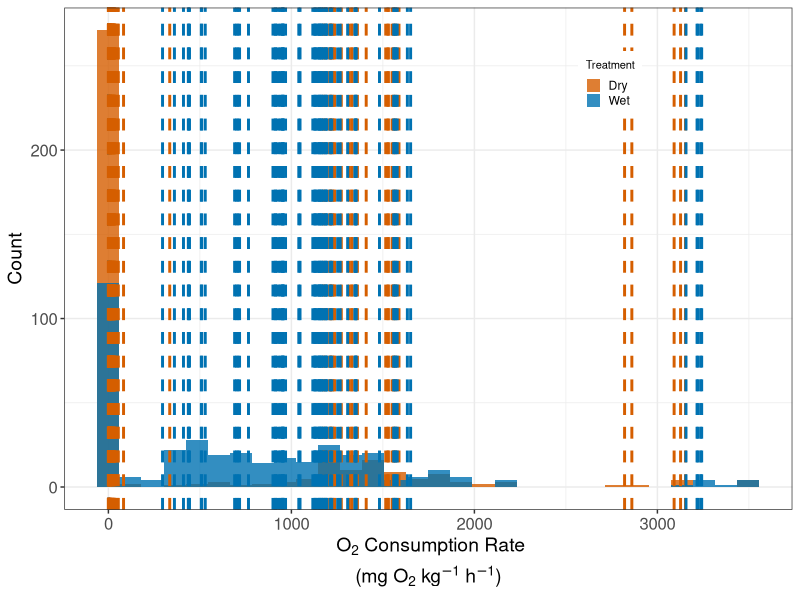
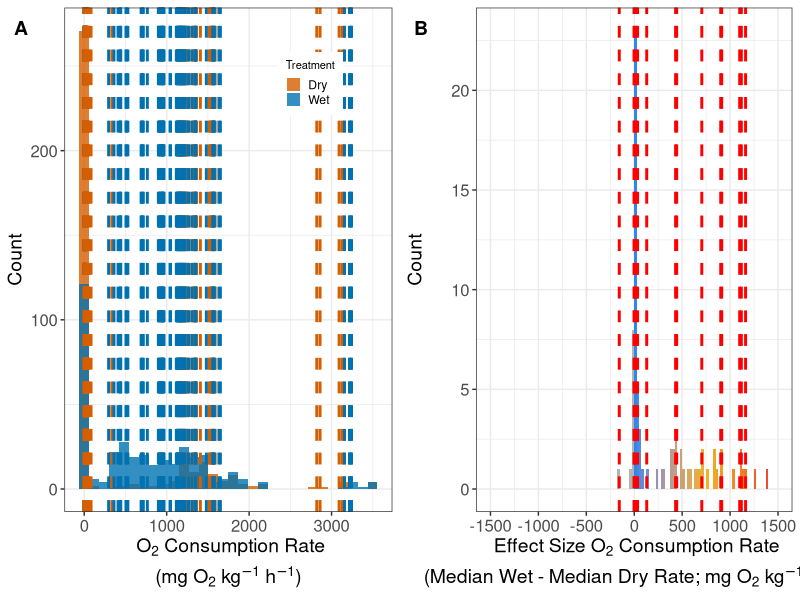
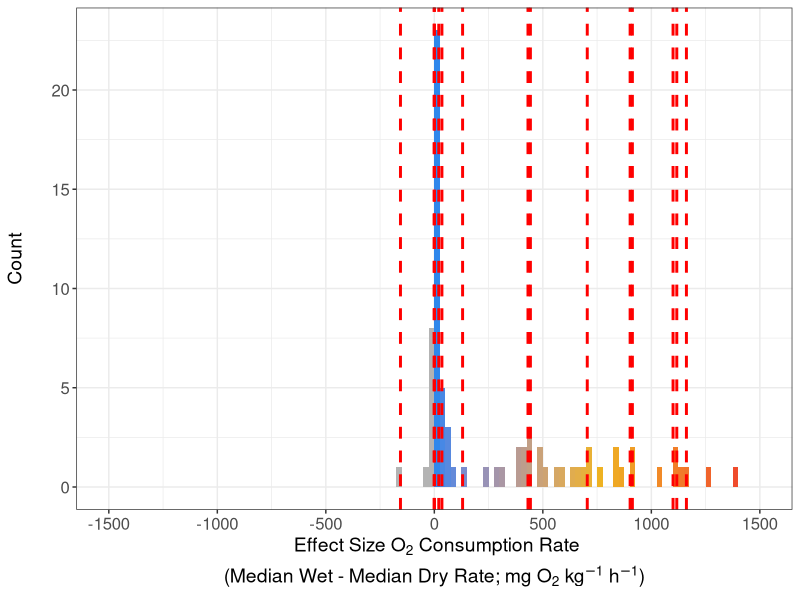

Source code (R) for these figures, in order: (Note: this script raises an error after producing the figures.)
# This script makes histogram figures for ECA physical manuscript
library(tidyverse); library(ggpubr)
rm(list=ls()); graphics.off()

# Functions ---------------------------------------------------------------
# Transformation for normalization is cube root - have to cube root then add sign back to value to make it positive or negative
cube_root <- function(x) sign(x) * (abs(x))^(1/3)

## Read in/Merge Data for Histograms -------------------------------------
# Individual Rate data for histograms ####
all_data = read.csv("Data/EC_Sediment_SpC_pH_Temp_Respiration.csv", skip = 2) %>%
  filter(grepl("EC", Sample_Name)) %>%
  filter(!grepl("EC_011|EC_012|EC_023|EC_052|EC_053|EC_057", Sample_Name)) %>%  
  filter(Respiration_Rate_mg_DO_per_kg_per_H != -9999) %>% # removes overexposed samples, missing replicates
  select(-c(Field_Name, IGSN, Material))

ev_data = read.csv("Data/WHONDRS_EV_Data_Package/Sample_Data/WHONDRS_EV_Sediment_SpC_pH_Temp_Respiration.csv", skip = 2) %>%
  filter(grepl("EV", Sample_Name)) %>%
  filter(Respiration_Rate_mg_DO_per_kg_per_H != -9999) %>% # removes overexposed samples, missing replicates
  select(-c(Field_Name, IGSN, Material))

all_data = rbind(all_data, ev_data) 
all_data = all_data %>%
  mutate(Respiration_Rate_mg_DO_per_kg_per_H = (as.numeric(Respiration_Rate_mg_DO_per_kg_per_H))*-1)

# Reading in metadata from both files to get river type
metadata = read.csv("Data/EC_Field_Metadata.csv") %>%
  select(c(Parent_ID, Intermittent_or_Perennial))
metadata2 = read.csv("Data/WHONDRS_EV_Data_Package/WHONDRS_EV_Field_Metadata.csv") %>%
  select(c(Parent_ID, Intermittent_or_Perennial))
metadata = rbind(metadata, metadata2)

all_data_with_metadata = all_data %>%
  mutate(Parent_ID = str_extract(Sample_Name, "^[^_]+_[^_]+")) %>%  # Extract "EC_005" from "EC_005_INC-D1"
  left_join(metadata, by = "Parent_ID")

# Check merge
print("All data with metadata:")
print(head(all_data_with_metadata %>% select(Sample_Name, Parent_ID, Intermittent_or_Perennial)))
print(paste("Number of intermittent samples in all_data:", sum(all_data_with_metadata$Intermittent_or_Perennial == "Intermittent", na.rm = TRUE)))

## Effect Size Data for histograms ####
effect = read.csv("Data/EC_Sediment_Effect_Size.csv", skip = 2) %>%
  filter(grepl("EC", Sample_Name)) %>%
  filter(!grepl("EC_011|EC_012|EC_023|EC_052|EC_053|EC_057", Sample_Name)) %>%
  select(c(Sample_Name, Effect_Size_Respiration_Rate_mg_DO_per_kg_per_H)) %>%
  mutate(Effect_Size_Respiration_Rate_mg_DO_per_kg_per_H = (as.numeric(Effect_Size_Respiration_Rate_mg_DO_per_kg_per_H))*-1)

effect_ev = read.csv("Data/WHONDRS_EV_Data_Package/Sample_Data/WHONDRS_EV_Sediment_Effect_Size.csv", skip = 2) %>%
  filter(grepl("EV", Sample_Name)) %>%
  select(c(Sample_Name, Effect_Size_Respiration_Rate_mg_DO_per_kg_per_H = Effect_Size_Median_Respiration_Rate_mg_DO_per_kg_per_H)) %>%
  mutate(Effect_Size_Respiration_Rate_mg_DO_per_kg_per_H = (as.numeric(Effect_Size_Respiration_Rate_mg_DO_per_kg_per_H))*-1)

effect = rbind(effect, effect_ev)

effect_with_metadata = effect %>%
  mutate(Parent_ID = str_extract(Sample_Name, "^[^_]+_[^_]+")) %>%  # Extract "EC_005" from "EC_005_all"
  left_join(metadata, by = "Parent_ID")

# Check merge
print("Effect size data with metadata:")
print(head(effect_with_metadata %>% select(Sample_Name, Parent_ID, Intermittent_or_Perennial)))
print(paste("Number of intermittent sites in effect data:", sum(effect_with_metadata$Intermittent_or_Perennial == "Intermittent", na.rm = TRUE)))

# Diagnostics only: these do NOT filter the data
sites_with_negative_effect = effect_with_metadata %>%
  filter(Effect_Size_Respiration_Rate_mg_DO_per_kg_per_H < 0)

print(paste("Number of sites with negative effect size:", nrow(sites_with_negative_effect)))
print("Sites with negative effect size:")
print(sites_with_negative_effect)

all_data_filtered = all_data_with_metadata

abs(median(all_data_filtered$Respiration_Rate_mg_DO_per_kg_per_H[grep('-D', all_data_filtered$Sample_Name )], na.rm = TRUE))
abs(median(all_data_filtered$Respiration_Rate_mg_DO_per_kg_per_H[grep('-W', all_data_filtered$Sample_Name )], na.rm = TRUE))

print(paste("Number of samples after filtering for data quality:", nrow(all_data_filtered)))
print(paste("Number of samples BEFORE filtering:", nrow(all_data_with_metadata)))

# Get O2 consumption rate values for intermittent sites
intermittent_o2_values = all_data_filtered %>%
  filter(Respiration_Rate_mg_DO_per_kg_per_H != 9999) %>%
  filter(Intermittent_or_Perennial == "Intermittent", !is.na(Intermittent_or_Perennial)) %>%
  pull(Respiration_Rate_mg_DO_per_kg_per_H) %>%
  as.numeric() 

print("Intermittent O2 consumption rate values:")
print(intermittent_o2_values)

# Take Cube root of all respiration rates for figure
cube_respiration = all_data_filtered %>%
  select(c(Sample_Name, Respiration_Rate_mg_DO_per_kg_per_H, Parent_ID, Intermittent_or_Perennial)) %>%
  filter(Respiration_Rate_mg_DO_per_kg_per_H != 9999) %>%
  mutate(cube_Respiration_mg_kg = cube_root((as.numeric(Respiration_Rate_mg_DO_per_kg_per_H)))) %>%
  mutate(Treat = if_else(grepl("-D", Sample_Name), "Dry", "Wet"))

# Get cube root O2 consumption rate values for intermittent sites BY TREATMENT
intermittent_cube_o2_by_treatment = cube_respiration %>%
  filter(Intermittent_or_Perennial == "Intermittent", !is.na(Intermittent_or_Perennial)) %>%
  select(Parent_ID, cube_Respiration_mg_kg, Treat)

print("Intermittent cube root O2 consumption rate values by treatment:")
print(intermittent_cube_o2_by_treatment)

# Create data frame for vertical lines with treatment information
vlines_cube_o2_by_treatment = intermittent_cube_o2_by_treatment %>%
  rename(xintercept = cube_Respiration_mg_kg) %>%
  mutate(line_type = paste("Intermittent:", Treat))

# Get effect size values for intermittent sites
# IMPORTANT: no filtering by positive/negative effect size here
intermittent_effect_values = effect_with_metadata %>%
  filter(Intermittent_or_Perennial == "Intermittent", !is.na(Intermittent_or_Perennial)) %>%
  pull(Effect_Size_Respiration_Rate_mg_DO_per_kg_per_H)

print("Intermittent effect size values:")
print(intermittent_effect_values)

# Cube root transform effect size data 
# IMPORTANT: no filtering by positive/negative effect size here
cube_effect = effect_with_metadata %>%
  mutate(cube_Effect_Size_Respiration_Rate_mg_DO_per_kg_per_H = cube_root(Effect_Size_Respiration_Rate_mg_DO_per_kg_per_H))

# Get cube root effect size values for intermittent sites
intermittent_cube_effect_values = cube_effect %>%
  filter(Intermittent_or_Perennial == "Intermittent", !is.na(Intermittent_or_Perennial)) %>%
  pull(cube_Effect_Size_Respiration_Rate_mg_DO_per_kg_per_H)

print("Intermittent cube root effect size values:")
print(intermittent_cube_effect_values)

# Create data frames for vertical lines
# For O2, include Treat so dashed lines can be colored by treatment
vlines_o2 = all_data_filtered %>%
  filter(Respiration_Rate_mg_DO_per_kg_per_H != 9999) %>%
  filter(Intermittent_or_Perennial == "Intermittent", !is.na(Intermittent_or_Perennial)) %>%
  mutate(Treat = if_else(grepl("-D", Sample_Name), "Dry", "Wet")) %>%
  select(
    xintercept = Respiration_Rate_mg_DO_per_kg_per_H,
    Treat
  )

vlines_effect = data.frame(
  xintercept = intermittent_effect_values,
  line_type = "Intermittent sites"
)

vlines_cube_effect = data.frame(
  xintercept = intermittent_cube_effect_values,
  line_type = "Intermittent sites"
)

# Histograms --------------------------------------------------------------
## Histogram of all O2 consumption rates WITH VERTICAL LINES FOR INTERMITTENT SITES
all_hist = all_data_filtered %>%
  filter(Respiration_Rate_mg_DO_per_kg_per_H != 9999) %>%
  mutate(Treat = if_else(grepl("-D", Sample_Name), "Dry", "Wet")) %>%
  ggplot(aes(x = (as.numeric(Respiration_Rate_mg_DO_per_kg_per_H)))) +
  geom_histogram(
    position = "identity",
    alpha = 0.8,
    aes(fill = Treat)
  ) +
  
  # Add vertical lines for each intermittent site's O2 consumption rate
  # Dashed lines are colored by the treatment that each value comes from
  {if(nrow(vlines_o2) > 0)
    geom_vline(
      data = vlines_o2,
      aes(xintercept = xintercept, color = Treat),
      linetype = "dashed",
      linewidth = 1,
      show.legend = FALSE
    )
  } +
  
  scale_fill_manual(
    name = "Treatment",
    values = c("Dry" = "#D55E00", "Wet" = "#0072B2")
  ) +
  scale_color_manual(
    values = c("Dry" = "#D55E00", "Wet" = "#0072B2"),
    guide = "none"
  ) +
  theme_bw() +
  theme(legend.position = c(0.75, 0.85),
        legend.key.size = unit(0.15, "in"),
        legend.title = element_text(size = 8),
        axis.title.x = element_text(size = 14),
        axis.title.y = element_text(size = 14),
        axis.text.x = element_text(size = 12),
        axis.text.y = element_text(size = 12),
        legend.box = "vertical") +
  guides(fill = guide_legend(title = "Treatment", order = 1)) +
  xlab(expression(atop("\n O"[2]*" Consumption Rate", "(mg O"[2]*" kg"^-1*" h"^-1*")"))) +
  ylab("Count")

## Effect size histogram WITH VERTICAL LINES FOR INTERMITTENT SITES
effect_limits <- c(-1500, 1500)

effect_hist <- ggplot(cube_effect, aes(x = Effect_Size_Respiration_Rate_mg_DO_per_kg_per_H)) +
  geom_histogram(
    binwidth = 25,
    boundary = 0,
    aes(fill = after_stat(ifelse(x < 0, NA, x)))
  ) +
  
  # Add vertical lines for each intermittent site's effect size value
  {if(length(intermittent_effect_values) > 0)
    geom_vline(
      data = vlines_effect,
      aes(xintercept = xintercept),
      color = "red",
      linetype = "dashed",
      linewidth = 1,
      show.legend = FALSE
    )
  } +
  
  scale_fill_gradient2(
    name = "Effect Size",
    limits = c(0, 1500),
    low = "dodgerblue2",
    mid = "goldenrod2",
    high = "firebrick2",
    midpoint = 750,
    na.value = "grey70",
    guide = "none"
  ) +
  
  scale_x_continuous(
    breaks = c(-1500, -1000, -500, 0, 500, 1000, 1500)
  ) +
  
  coord_cartesian(xlim = effect_limits) +
  
  theme_bw() +
  ylab("Count\n") +
  theme(
    legend.position = c(0.85, 0.85),
    axis.title.x = element_text(size = 14),
    axis.title.y = element_text(size = 14),
    axis.text.x = element_text(size = 12),
    axis.text.y = element_text(size = 12),
    legend.key.width = unit(0.4, "in")
  ) +
  xlab(expression(atop(
    "\n Effect Size O"[2]*" Consumption Rate",
    "(Median Wet - Median Dry Rate; mg O"[2]*" kg"^-1*" h"^-1*")"
  )))

## Combine SI histograms
combined_SI_hist = ggarrange(all_hist, effect_hist, ncol = 2, labels = c("A", "B"), hjust = -1, vjust = 2.5)
ggsave("Figures/Figure_S1_Combined_SI_Histograms.png", plot = combined_SI_hist, width = 10, height = 5, dpi = 300)
ggsave("Figures/Figure_S1_Combined_SI_Histograms.pdf", plot = combined_SI_hist, width = 10, height = 5, dpi = 300)

all_cube_hist = ggplot(cube_respiration, aes(x = cube_Respiration_mg_kg)) +
  geom_histogram(position = "identity", alpha = 0.8, aes(fill = Treat)) +
  # Add vertical lines for each intermittent site's cube root O2 consumption rate BY TREATMENT
  {if(nrow(vlines_cube_o2_by_treatment) > 0)
    geom_vline(data = vlines_cube_o2_by_treatment,
               aes(xintercept = xintercept, color = Treat),
               linetype = "dashed",
               linewidth = 1,
               show.legend = FALSE)
  } +
  scale_fill_manual(
    name = "Treatment",
    values = c("Dry" = "#D55E00", "Wet" = "#0072B2")
  ) +
  scale_color_manual(values = c("Dry" = "#D55E00", "Wet" = "#0072B2"), guide = "none") +
  coord_cartesian(ylim = c(0, 87.5)) +
  theme_bw() +
  theme(legend.position = c(0.75, 0.85),
        legend.key.size = unit(0.15, "in"),
        legend.key.width = unit(0.4, "in"),
        legend.title = element_text(size = 8),
        axis.title.x = element_text(size = 14),
        axis.title.y = element_text(size = 14),
        axis.text.x = element_text(size = 12),
        axis.text.y = element_text(size = 12),
        legend.box = "vertical") +
  guides(fill = guide_legend(title = "Treatment", order = 1)) +
  xlab(expression(atop("\n O"[2]*" Consumption Rate" ^(1/3)*"", "(mg O"[2]*" kg"^-1*" h"^-1*")"))) +
  ylab("Count")

# Cube root effect size histogram WITH VERTICAL LINES FOR INTERMITTENT SITES
cube_effect_limits <- c(-12, 12)

cube_effect_hist = ggplot(cube_effect, aes(x = cube_Effect_Size_Respiration_Rate_mg_DO_per_kg_per_H)) +
  geom_histogram(
    binwidth = 0.5,
    boundary = 0,
    aes(fill = after_stat(ifelse(x < 0, NA, x)))
  ) +
  # Add vertical lines for each intermittent site's cube root effect size value
  {if(length(intermittent_cube_effect_values) > 0)
    geom_vline(data = vlines_cube_effect,
               aes(xintercept = xintercept),
               color = "red",
               linetype = "dashed",
               linewidth = 1,
               show.legend = FALSE)
  } +
  scale_fill_gradient2(name = "Cubed Root\nEffect Size",
                       limits = c(0, 12),
                       low = "dodgerblue2",
                       mid = "goldenrod2",
                       high = "firebrick2",
                       midpoint = 6,
                       na.value = "grey70",
                       guide = "none") +
  scale_x_continuous(
    breaks = c(-12, -8, -4, 0, 4, 8, 12)
  ) +
  theme_bw() +
  coord_cartesian(xlim = cube_effect_limits) +
  ylab("Count\n") +
  theme(legend.position = c(0.85, 0.85),
        axis.title.x = element_text(size = 14),
        axis.title.y = element_text(size = 14),
        axis.text.x = element_text(size = 12),
        axis.text.y = element_text(size = 12),
        legend.key.width = unit(0.4, "in")) +
  xlab(expression(atop("\n Effect Size O"[2]*" Consumption Rate" ^(1/3),"(Median Wet - Median Dry Rate; mg O"[2]*" kg"^-1*" h"^-1*")")))

## Combine cube root histograms
combined_hist = ggarrange(all_cube_hist, cube_effect_hist, ncol = 2, labels = c("A", "B"), hjust = -5, vjust = 2.5)
ggsave("Figures/Figure_2_Combined_Cube_Histograms.png", plot = combined_hist, width = 10, height = 5, dpi = 300)
ggsave("Figures/Figure_2_Combined_Cube_Histograms.pdf", plot = combined_hist, width = 10, height = 5, dpi = 300)
####################################################################
# Two-panel figure: (A) untransformed rates, (B) cube-root transformed rates
library(ggpubr)
library(dplyr)
library(tidyr)
library(ggplot2)
library(scales)

# --- Build site-level paired (median) treatment rates ---
site_treat_rates <- all_data_filtered %>%
  filter(Respiration_Rate_mg_DO_per_kg_per_H != 9999) %>%
  mutate(
    Treat = case_when(
      grepl("-D", Sample_Name) ~ "Dry",
      grepl("-W", Sample_Name) ~ "Wet",
      TRUE ~ NA_character_
    ),
    Rate  = as.numeric(Respiration_Rate_mg_DO_per_kg_per_H)
  ) %>%
  filter(!is.na(Treat)) %>%
  group_by(Parent_ID, Intermittent_or_Perennial, Treat) %>%
  summarise(Treat_Rate = median(Rate, na.rm = TRUE), .groups = "drop") %>%
  pivot_wider(names_from = Treat, values_from = Treat_Rate)

# --- One effect size per site (for color) ---
# IMPORTANT: this keeps the sign of the effect size
site_effects <- effect_with_metadata %>%
  mutate(
    Effect_Size_Respiration_Rate_mg_DO_per_kg_per_H =
      as.numeric(Effect_Size_Respiration_Rate_mg_DO_per_kg_per_H)
  ) %>%
  group_by(Parent_ID, Intermittent_or_Perennial) %>%
  summarise(
    Effect_Size = median(Effect_Size_Respiration_Rate_mg_DO_per_kg_per_H, na.rm = TRUE),
    .groups = "drop"
  ) %>%
  mutate(
    Cube_Effect_Size = cube_root(Effect_Size),
    
    # Match histogram color logic:
    # negative effect sizes become NA and are colored grey using na.value
    # positive effect sizes use the blue-gold-red gradient
    Cube_Effect_Size_for_Color = if_else(Cube_Effect_Size < 0, NA_real_, Cube_Effect_Size)
  )

scatter_df <- site_treat_rates %>%
  left_join(site_effects, by = c("Parent_ID", "Intermittent_or_Perennial"))

# --- Color scale to MATCH histogram palette and show negative values ---
# Histogram logic:
# negative effect sizes = grey
# positive effect sizes = dodgerblue2 to goldenrod2 to firebrick2
col_scale_effect <- scale_color_gradientn(
  name = "cube-root\nEffect Size",
  colors = c("grey70", "grey70", "dodgerblue2", "goldenrod2", "firebrick2"),
  values = scales::rescale(c(-12, -0.001, 0, 6, 12), from = c(-12, 12)),
  limits = c(-12, 12),
  breaks = c(-12, -8, -4, 0, 4, 8, 12),
  oob = squish
)

legend_topleft <- theme(
  legend.position = c(0.15, 0.85),
  legend.justification = c(0, 1),
  legend.background = element_rect(fill = "white", color = NA),
  legend.key = element_rect(fill = "white", color = NA)
)

base_theme <- theme_bw() +
  theme(
    axis.title.x = element_text(size = 14),
    axis.title.y = element_text(size = 14),
    axis.text.x  = element_text(size = 12),
    axis.text.y  = element_text(size = 12),
    legend.title = element_text(size = 10),
    legend.text  = element_text(size = 9)
  )

# --- Panel A: untransformed axes ---
pA <- ggplot(scatter_df, aes(x = Dry, y = Wet, color = Cube_Effect_Size)) +
  geom_abline(slope = 1, intercept = 0, linetype = "dashed", linewidth = 0.8) +
  geom_point(size = 3, alpha = 0.9) +
  col_scale_effect +
  base_theme +
  legend_topleft +
  xlab(expression(atop("Dry treatment median O"[2]*" consumption rate",
                       "(mg O"[2]*" kg"^-1*" h"^-1*")"))) +
  ylab(expression(atop("Wet treatment median O"[2]*" consumption rate",
                       "(mg O"[2]*" kg"^-1*" h"^-1*")")))

# --- Panel B: cube-root transformed axes ---
pB <- ggplot(scatter_df, aes(x = Dry_cube, y = Wet_cube, color = Cube_Effect_Size)) +
  geom_abline(slope = 1, intercept = 0, linetype = "dashed", linewidth = 0.8) +
  geom_point(size = 3, alpha = 0.9) +
  col_scale_effect +
  base_theme +
  theme(legend.position = "none") +
  xlab(expression(atop("Dry treatment median O"[2]*" consumption rate"^(1/3),
                       "(mg O"[2]*" kg"^-1*" h"^-1*")"))) +
  ylab(expression(atop("Wet treatment median O"[2]*" consumption rate"^(1/3),
                       "(mg O"[2]*" kg"^-1*" h"^-1*")")))

# --- Combine into 2-panel figure labeled A and B ---
two_panel_scatter <- ggarrange(
  pA, pB,
  ncol = 2,
  labels = c("A", "B"),
  hjust = -1,
  vjust = 1.5,
  common.legend = FALSE
)

ggsave("Figures/Figure_S2_TwoPanel_Scatter_Untransformed_vs_CubeRates_EffectColor_Fig1Colors_0yellow_10blue.png",
       plot = two_panel_scatter, width = 12, height = 5.5, dpi = 300)
ggsave("Figures/Figure_S2_TwoPanel_Scatter_Untransformed_vs_CubeRates_EffectColor_Fig1Colors_0yellow_10blue.pdf",
       plot = two_panel_scatter, width = 12, height = 5.5)
